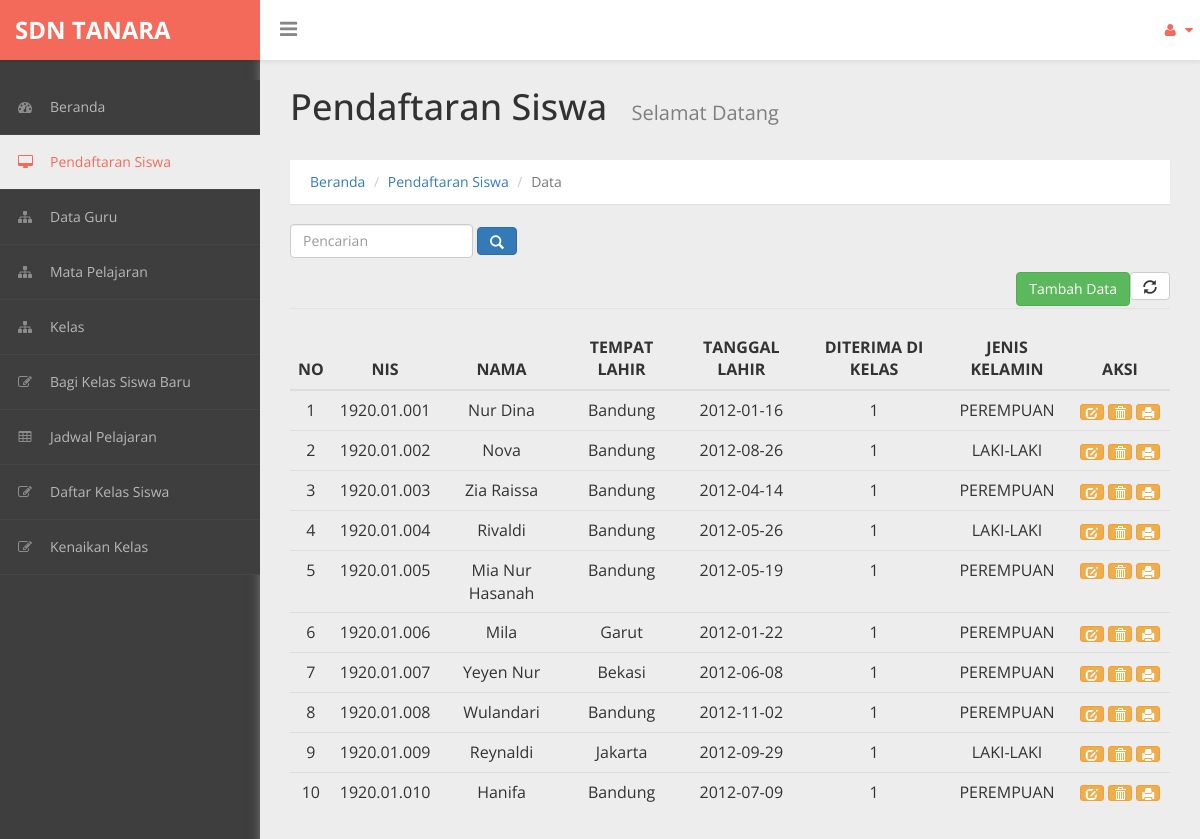
/admin/daftar_pend.php, run on the app's committed database.
### tables this page shows
CREATE TABLE `siswa` (
  `nis` varchar(11) NOT NULL,
  `nama_siswa` varchar(40) NOT NULL,
  `tempatlhr` varchar(30) NOT NULL,
  `tgllahir` date NOT NULL,
  `alamat` text NOT NULL,
  `gender` enum('LAKI-LAKI','PEREMPUAN') NOT NULL,
  `agama` enum('ISLAM','KRISTEN','BUDHA','HINDU','KHONG HU CHU') NOT NULL,
  `kelas` varchar(6) NOT NULL,
  `status` enum('KANDUNG','ANGKAT','TIRI') NOT NULL,
  `anakke` varchar(15) NOT NULL,
  `namaayah` varchar(30) NOT NULL,
  `namaibu` varchar(30) NOT NULL,
  `alamatortu` text NOT NULL,
  `telportu` varchar(13) NOT NULL,
  `pekerjaanayah` varchar(30) NOT NULL,
  `pekerjaanibu` varchar(30) NOT NULL,
  `namawali` varchar(30) NOT NULL,
  `alamatwali` text NOT NULL,
  `telpwali` varchar(13) NOT NULL,
  `pekerjaanwali` varchar(30) NOT NULL
);

### admin/daftar_pend.php (the view, shortened to what this page needs)
<head>
    <link href="../assets/css/bootstrap.css" rel="stylesheet" />
    <link href="../assets/css/font-awesome.css" rel="stylesheet" />
    <link href="../assets/css/custom-styles.css" rel="stylesheet" />
</head>
<body>
    <div id="wrapper">
        <nav class="navbar navbar-default top-navbar" role="navigation">
            <div class="navbar-header">
                <a class="navbar-brand" href="index.php"><strong>SDN TANARA</strong></a>
                <div id="sideNav" href="">
                  <i class="fa fa-bars icon"></i>
              </div>
            </div>
            <ul class="nav navbar-top-links navbar-right">
                <li class="dropdown">
                    <a class="dropdown-toggle" data-toggle="dropdown" href="#" aria-expanded="false">
                        <i class="fa fa-user fa-fw"></i> <i class="fa fa-caret-down"></i>
                    </a>
                </li>
            </ul>
        </nav>
         <nav class="navbar-default navbar-side" role="navigation">
            <div class="sidebar-collapse">
                <ul class="nav" id="main-menu">
                    <li>
                        <a href="index.php"><i class="fa fa-dashboard"></i>Beranda</a>
                    </li>
                    <li>
                        <a href="daftar_pend.php" class="active-menu"><i class="fa fa-desktop"></i>Pendaftaran Siswa</a>
                    </li>
                    <li>
                        <a href="daftar_guru.php"><i class="fa fa-sitemap"></i>Data Guru</a>
                    </li>
                    <li>
                        <a href="daftar_mapel.php"><i class="fa fa-sitemap"></i>Mata Pelajaran</a>
                    </li>
                     <li>
                        <a href="daftar_ruang.php"><i class="fa fa-sitemap"></i>Kelas</a>
                    </li>
                    <li>
                        <a href="daftar_walikelas.php"><i class="fa fa-edit"></i>Bagi Kelas Siswa Baru</a>
                    </li>
                    <li>
                        <a href="daftar_jadwal.php"><i class="fa fa-table"></i>Jadwal Pelajaran</a>
                    </li>
                    <li>
                        <a href="daftar_siswa.php"><i class="fa fa-edit"></i>Daftar Kelas Siswa</a>
                    </li>
                    <li>
                        <a href="daftar_kenaikan.php"><i class="fa fa-edit"></i>Kenaikan Kelas</a>
                    </li>
                </ul>
            </div>
        </nav>
        <div id="page-wrapper">
          <div class="header">
                        <h1 class="page-header">
                           Pendaftaran Siswa <small>Selamat Datang</small>
                        </h1>
                        <ol class="breadcrumb">
                      <li><a href="index.php">Beranda</a></li>
                      <li><a href="#">Pendaftaran Siswa</a></li>
                      <li class="active">Data</li>
                    </ol>
            <div style="margin-bottom: 20px;">
                <form class="form-inline" action="" method="post">
                    <div class="form-group">
                        <input type="text" name="pencarian" class="form-control" placeholder="Pencarian">
                    </div>
                    <div class="form-group">
                        <button type="submit" class="btn btn-primary"><span class="glyphicon glyphicon-search " aria-hidden="true"></span></button>
                   </div>
                </form>
                <a href="" class="btn btn-default pull-right"><i class="glyphicon glyphicon-refresh"></i></a>
                <a class="btn btn-success pull-right" href="daftar_syarat.php">Tambah Data</a>
            </div>
        </div>
        <div id="page-inner">
            <div class="row">
                <div class="col-md-12">
                     <div class="panel panel-default">
                    </div>
                 </div>
            </div>
    <div class="box box-success">
        <form action="aksi_daftar.php" method="POST" class="form-horizontal">
            <div class="box-header with-border">
                <table class="table" id="datatables">
                    <thead align="center">
                        <tr >
                            <th><center>NO</center></th>
                            <th><center>NIS</center></th>
                            <th><center>NAMA</center></th>
                            <th><center>TEMPAT LAHIR</center></th>
                            <th><center>TANGGAL LAHIR</center></th>
                            <th><center>DITERIMA DI KELAS</center></th>
                            <th><center>JENIS KELAMIN</center></th>
                            <th><center>AKSI</center></th>
                        </tr>
                    </thead>
                    <tbody>
                    <?php
                    include '../koneksi.php';
                    $data=mysqli_query($koneksi,"SELECT * FROM siswa");
                    $i=0;
                    while($d=mysqli_fetch_array($data)){
                        $i++;
                    ?>
                    <tr>
                        <td align="center"><?php echo $i?></td>
                        <td align="center"><?php echo $d['nis']?></td>
                        <td align="center"><?php echo $d['nama_siswa']?></td>
                        <td align="center"><?php echo $d['tempatlhr']?></td>
                        <td align="center"><?php echo $d['tgllahir']?></td>
                        <td align="center"><?php echo $d['kelas']?></td>
                        <td align="center"><?php echo $d['gender']?></td>
                        <td align="center" width="100">
                            <a class="btn btn-warning btn-xs" href="tampil_pendaftaran.php?nis=<?php echo $d['nis'];?>"><i class="glyphicon glyphicon-edit"></i></a>
                            <a name="hapus" href="pendaftaran/aksi_hapus.php?nis=<?php echo $d['nis'];?>" onclick="return confirm('Yakin akan menghapus data?')" class="btn btn-warning btn-xs"><i class="glyphicon glyphicon-trash"></i></a>
                            <a class="btn btn-warning btn-xs" href="pendaftaran/cetak_kwitansi.php?nis=<?php echo $d['nis'];?>"><i class="glyphicon glyphicon-print"></i></a>
                        </td>
                    </tr>
<?php } ?>
            </tbody>
               </table>
            </div>
         </form>
    </div>
  </div>
				</div>
            </div>
</body>
</html>

### assets/css/custom-styles.css (style rules this page uses)
body { font-family: 'Open Sans', sans-serif; background: #3E3E3E; }
#wrapper { width: 100%; }
#page-wrapper { padding: 15px 15px; min-height: 600px; background: #EDEDED; }
#page-inner { width:100%; margin:10px 20px 10px 0px; background-color:transparent; padding: 15px 30px; min-height:1200px; }
h1, .h1, h2, .h2, h3, .h3 { margin-top: 7px; margin-bottom: -5px; }
.navbar-side { z-index: 0; }
.panel { border-radius:0px; }
.navbar-side .nav > li > a > i { color: #8C8C8C;padding: 8px;width: 30px;text-align: center; }
.top-navbar { position: fixed; width: 100%; z-index: 300; -webkit-box-shadow: 0 3px 3px rgba(0, 0, 0, 0.05); -moz-box-shadow: 0 3px 3px rgba(0, 0, 0, 0.05); box-shadow: 0 3px 3px rgba(0, 0, 0, 0.05); }
.navbar-side { z-index: 1; position: fixed; width: 260px; top: 80px; }
#page-wrapper { position: relative; top: 55px; box-shadow: 0 0 10px #757575; -moz-box-shadow: 0 0 10px #757575; -webkit-box-shadow: 0 0 10px #757575; }
.breadcrumb { padding: 12px 10px 12px 20px; margin-bottom: 20px; list-style: none; border-radius: 0; -webkit-box-shadow: 0 1px 1px rgba(0,0,0,.05); box-shadow: 0 1px 1px rgba(0,0,0,.05);background: #fff; }
.page-header { margin: 0;border-bottom: 1px solid transparent;text-align: left;background-color: rgb(237, 237, 237);padding: 32px 22px 32px 0;color: #323232; }
.panel-default { border-color: #ECECEC; }
.header { margin: 0 30px; }
h1.page-header small { color: #7E7E7E; margin-left: 15px; font-size: 20px; }
i.fa.fa-bars { font-size: 20px; margin: 12px 0 0; }
.top-navbar { margin:0px; }
.top-navbar .navbar-brand { color: #fff;width: 260px;text-align: left;height: 60px;font-size: 24px;font-weight: 700;line-height: 30px;background: #F36A5A; }
.top-navbar .nav > li { position: relative; display: inline-block; margin: 0px; padding: 0px; }
.top-navbar .nav > li > a { position: relative; display: block; padding: 20px;color: #FFFFFF; margin: 0px; }
.active-menu, .active-menu i { background-color: #EDEDED !important; color: #F36A5A !important; }
.active-menu i { color: #F36A5A !important; }
.sidebar-collapse , .sidebar-collapse .nav { background:none; }
.sidebar-collapse .nav { padding:0; }
.sidebar-collapse .nav > li > a { color: #B8B8B8; background:transparent; text-shadow:none; font-size: 14px; }
.sidebar-collapse > .nav > li > a { padding: 12px 10px; }
.sidebar-collapse > .nav > li { border-bottom: 1px solid rgba(107, 108, 109, 0.19); }
.navbar-side { border:none; background: #3E3E3E; }
.top-navbar { background: #FFFFFF; border-bottom:none; }
.top-navbar .nav > li > a > i { margin-right: 2px; }
.navbar-default { border:0px solid black; }
.navbar-header { background: transparent; }
.nav > li > a > i { margin-right:10px; color: rgb(243, 106, 90); }
#sideNav { float: left; left: 0; z-index: 3; color: #868686; cursor:pointer; border-radius: 0; width: 14px; font-size: 48px; line-height: 0; margin: 7px 0 0 20px; }
@media (min-width:768px) { #page-wrapper { margin: 0 0 0 260px; padding: 0; min-height: 1200px; } }
@media (min-width:768px) { .navbar-side { width: 260px; z-index: 1; } }
@media (min-width:768px) { .navbar { border-radius: 0px; } }

### data on the page
siswa: nis "1920.01.001", nama_siswa "Nur Dina", tempatlhr "Bandung", tgllahir "2012-01-16", kelas "1", gender "PEREMPUAN"
siswa: nis "1920.01.002", nama_siswa "Nova", tempatlhr "Bandung", tgllahir "2012-08-26", kelas "1", gender "LAKI-LAKI"
siswa: nis "1920.01.003", nama_siswa "Zia Raissa", tempatlhr "Bandung", tgllahir "2012-04-14", kelas "1", gender "PEREMPUAN"
siswa: nis "1920.01.004", nama_siswa "Rivaldi", tempatlhr "Bandung", tgllahir "2012-05-26", kelas "1", gender "LAKI-LAKI"
siswa: nis "1920.01.005", nama_siswa "Mia Nur Hasanah", tempatlhr "Bandung", tgllahir "2012-05-19", kelas "1", gender "PEREMPUAN"
siswa: nis "1920.01.006", nama_siswa "Mila", tempatlhr "Garut", tgllahir "2012-01-22", kelas "1", gender "PEREMPUAN"
siswa: nis "1920.01.007", nama_siswa "Yeyen Nur", tempatlhr "Bekasi", tgllahir "2012-06-08", kelas "1", gender "PEREMPUAN"
siswa: nis "1920.01.008", nama_siswa "Wulandari", tempatlhr "Bandung", tgllahir "2012-11-02", kelas "1", gender "PEREMPUAN"
siswa: nis "1920.01.009", nama_siswa "Reynaldi", tempatlhr "Jakarta", tgllahir "2012-09-29", kelas "1", gender "LAKI-LAKI"
siswa: nis "1920.01.010", nama_siswa "Hanifa", tempatlhr "Bandung", tgllahir "2012-07-09", kelas "1", gender "PEREMPUAN"
